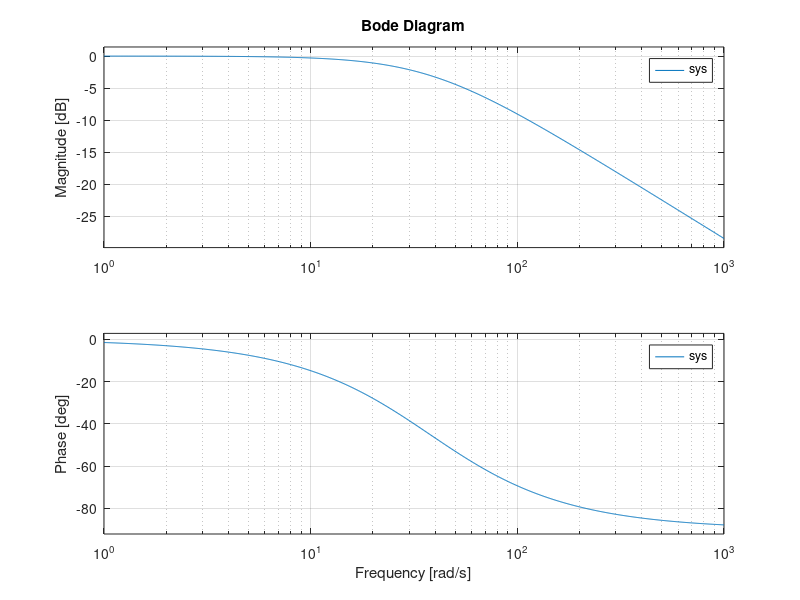

Recreate this plot in MATLAB.
cutoff_frequency = 6;
omega_1Hz = 2 * pi * 1;
omega_30Hz = 2 * pi * 30;
numerator = 1;
denominator = [[1/(2*pi*cutoff_frequency) 1]];
sys = tf(numerator, denominator);
H_1Hz = freqresp(sys, omega_1Hz);
H_30Hz = freqresp(sys, omega_30Hz);
gain_1Hz = abs(H_1Hz);
gain_30Hz = abs(H_30Hz);
disp(['Amplification gain for 1 Hz: ' num2str(gain_1Hz)]);
disp(['Amplification gain for 30 Hz: ' num2str(gain_30Hz)]);
hold on;
bode(sys);
hold off;
grid on;

